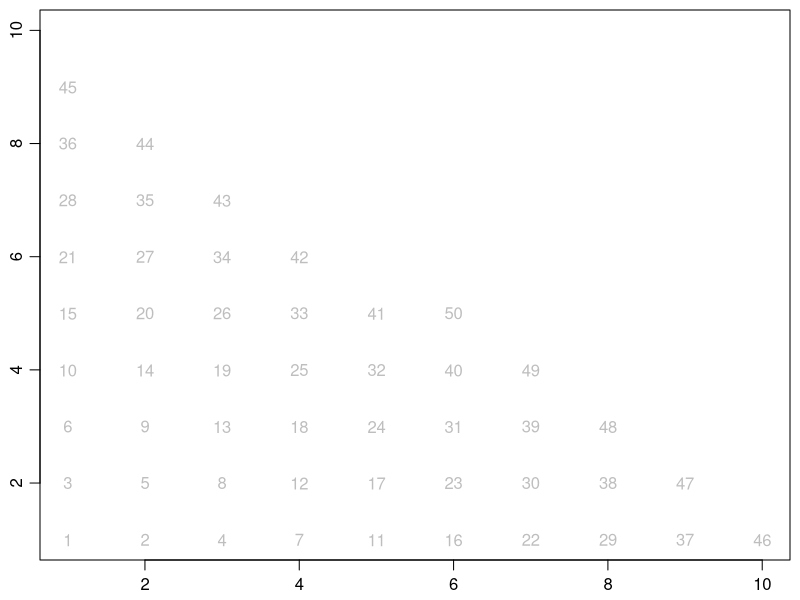

This chart was generated by the following R code:

## ----slumping-model, fig.caption="Simulation", dpi=100-------------------
m <- 50                                # number of particles
n <- 10                                # grid width
debug <- FALSE                         # set TRUE to trace steps
info <- function(...) if (debug) cat(...)
pch <- 20
cex <- 4 / log2(n)
type <- 't'
set.seed(1)
slump <- function(X, Z)
{
    info("slump(", X, ",", Z, ")\n", sep="")
    if (Z == 1)
        return(list(x=X, z=Z))
    ## Particles roll down-slope until they hit the bottom
    ## or a ledge with at least one particle to the right.
    XX <- X
    ZZ <- Z
    ## Small particles stop rolling if 2 points below
    while (0 == S[XX+1, ZZ-1]) { # move down and to right
        info("  XX:", XX, " ZZ:", ZZ, "\n")
        XX <- XX + 1
        ZZ <- which(0 == S[XX,])[1]
        if (ZZ == 1)
            break
        if (XX == n)
            break
    }
    return(list(x=XX, z=ZZ))
}

S <- matrix(0, nrow=n, ncol=n)         # "S" means "space"
par(mar=c(2, 2, 1/2, 1/2), mgp=c(2, 0.7, 0))
plot(1:n, 1:n, type='n', xlab="", ylab="")
xDrop <- 1 # location of drop; everything goes here or to right
for (i in 1:m) {                       # "p" means partcle
    while (is.na(zDrop <- which(0 == S[xDrop,])[1])) {
        xDrop <- xDrop + 1
        if (xDrop == n)
            break
    }
    if (is.na(zDrop))
        break
    info("particle:", i, " ")
    p <- slump(xDrop, zDrop)
    if (p$x < (n+1)) {
        S[p$x, p$z] <- 1
        if (type == 'p') {
            points(p$x, p$z, col='gray', pch=pch, cex=cex) 
        } else {
            text(p$x, p$z, i, col='gray') 
        }
    } else {
        str(p)
    }
}


